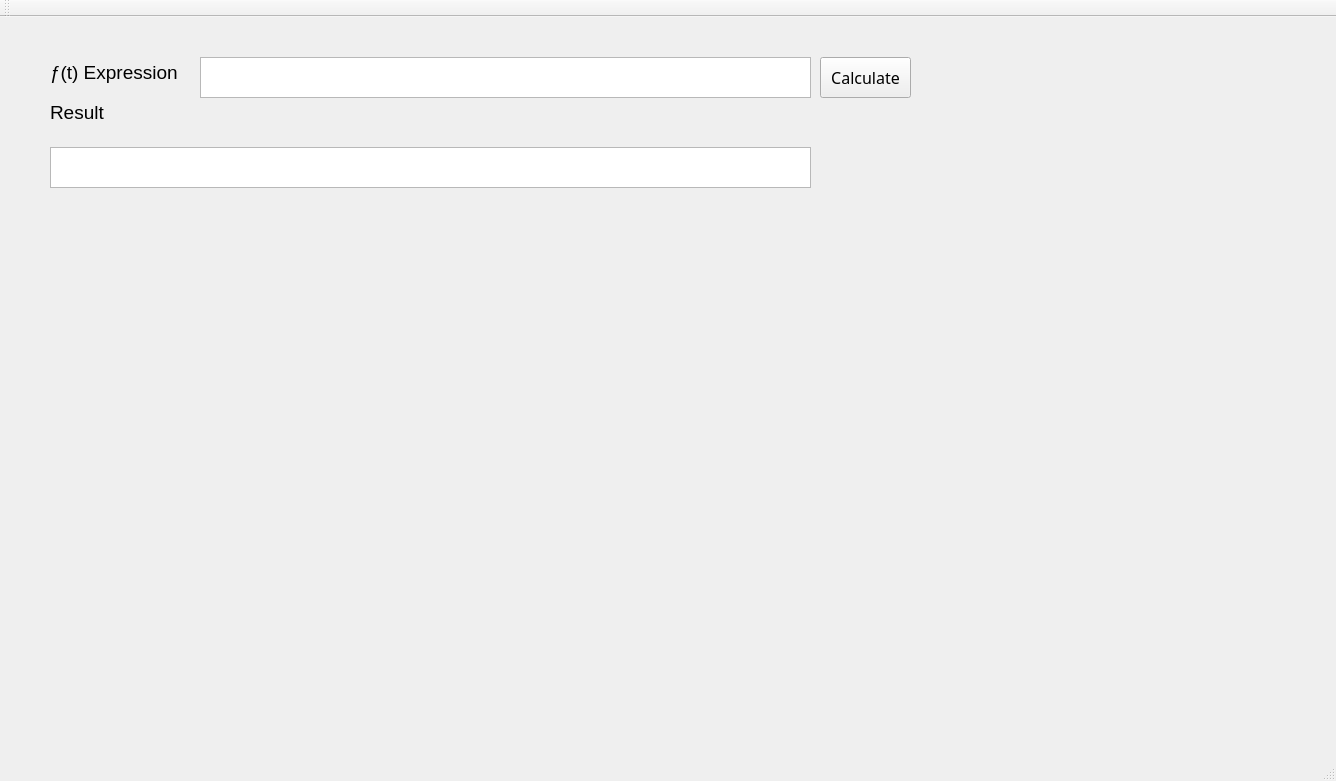
<?xml version="1.0" encoding="UTF-8"?>
<ui version="4.0">
 <class>MainWindow</class>
 <widget class="QMainWindow" name="MainWindow">
  <property name="geometry">
   <rect>
    <x>0</x>
    <y>0</y>
    <width>1336</width>
    <height>781</height>
   </rect>
  </property>
  <property name="windowTitle">
   <string>MainWindow</string>
  </property>
  <widget class="QWidget" name="centralWidget">
   <widget class="QLabel" name="label">
    <property name="geometry">
     <rect>
      <x>50</x>
      <y>40</y>
      <width>131</width>
      <height>31</height>
     </rect>
    </property>
    <property name="font">
     <font>
      <pointsize>14</pointsize>
     </font>
    </property>
    <property name="text">
     <string>ƒ(t) Expression</string>
    </property>
   </widget>
   <widget class="QLabel" name="label_2">
    <property name="geometry">
     <rect>
      <x>50</x>
      <y>80</y>
      <width>61</width>
      <height>31</height>
     </rect>
    </property>
    <property name="font">
     <font>
      <pointsize>14</pointsize>
     </font>
    </property>
    <property name="text">
     <string>Result</string>
    </property>
   </widget>
   <widget class="QTextEdit" name="resultsBox">
    <property name="geometry">
     <rect>
      <x>50</x>
      <y>130</y>
      <width>761</width>
      <height>41</height>
     </rect>
    </property>
    <property name="readOnly">
     <bool>true</bool>
    </property>
   </widget>
   <widget class="QTextEdit" name="expression">
    <property name="geometry">
     <rect>
      <x>200</x>
      <y>40</y>
      <width>611</width>
      <height>41</height>
     </rect>
    </property>
   </widget>
   <widget class="QPushButton" name="pushButton">
    <property name="geometry">
     <rect>
      <x>820</x>
      <y>40</y>
      <width>91</width>
      <height>41</height>
     </rect>
    </property>
    <property name="font">
     <font>
      <family>Sagar</family>
      <pointsize>12</pointsize>
     </font>
    </property>
    <property name="text">
     <string>Calculate</string>
    </property>
    <property name="flat">
     <bool>false</bool>
    </property>
   </widget>
  </widget>
  <widget class="QMenuBar" name="menuBar">
   <property name="geometry">
    <rect>
     <x>0</x>
     <y>0</y>
     <width>1336</width>
     <height>30</height>
    </rect>
   </property>
  </widget>
  <widget class="QToolBar" name="mainToolBar">
   <attribute name="toolBarArea">
    <enum>TopToolBarArea</enum>
   </attribute>
   <attribute name="toolBarBreak">
    <bool>false</bool>
   </attribute>
  </widget>
  <widget class="QStatusBar" name="statusBar"/>
 </widget>
 <layoutdefault spacing="6" margin="11"/>
 <resources/>
 <connections/>
</ui>
